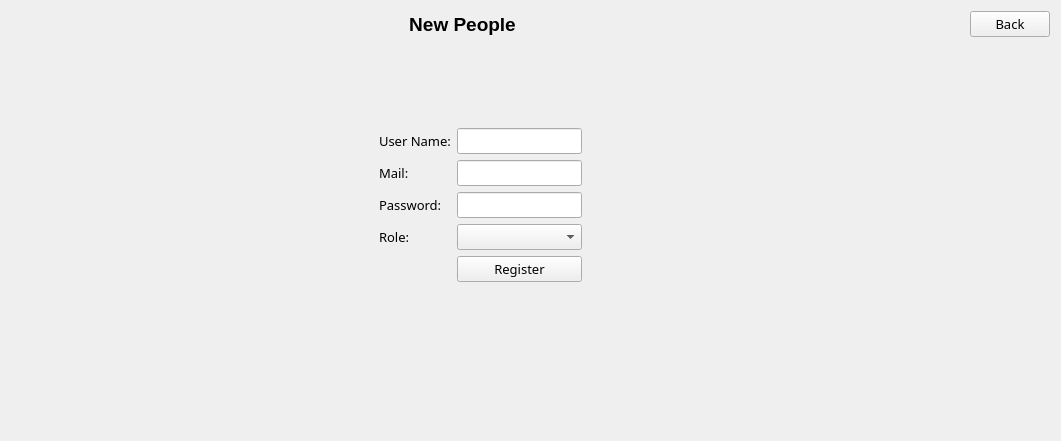
      <widget class="QWidget" name="pageAddNew">
       <layout class="QVBoxLayout" name="verticalLayout_4">
        <item>
         <layout class="QHBoxLayout" name="horizontalLayout_5">
          <item>
           <spacer name="horizontalSpacer_6">
            <property name="orientation">
             <enum>Qt::Horizontal</enum>
            </property>
            <property name="sizeHint" stdset="0">
             <size>
              <width>378</width>
              <height>20</height>
             </size>
            </property>
           </spacer>
          </item>
          <item>
           <widget class="QLabel" name="label_78">
            <property name="font">
             <font>
              <pointsize>14</pointsize>
              <weight>75</weight>
              <italic>false</italic>
              <bold>true</bold>
              <underline>false</underline>
             </font>
            </property>
            <property name="text">
             <string>New People</string>
            </property>
            <property name="alignment">
             <set>Qt::AlignCenter</set>
            </property>
           </widget>
          </item>
          <item>
           <spacer name="horizontalSpacer_12">
            <property name="orientation">
             <enum>Qt::Horizontal</enum>
            </property>
            <property name="sizeHint" stdset="0">
             <size>
              <width>448</width>
              <height>20</height>
             </size>
            </property>
           </spacer>
          </item>
          <item>
           <widget class="QPushButton" name="pushButton">
            <property name="font">
             <font>
              <family>Nokia Standard Multiscript</family>
              <pointsize>10</pointsize>
             </font>
            </property>
            <property name="text">
             <string>Back</string>
            </property>
           </widget>
          </item>
         </layout>
        </item>
        <item>
         <spacer name="verticalSpacer_5">
          <property name="orientation">
           <enum>Qt::Vertical</enum>
          </property>
          <property name="sizeHint" stdset="0">
           <size>
            <width>20</width>
            <height>85</height>
           </size>
          </property>
         </spacer>
        </item>
        <item>
         <layout class="QHBoxLayout" name="horizontalLayout_6">
          <item>
           <spacer name="horizontalSpacer_13">
            <property name="orientation">
             <enum>Qt::Horizontal</enum>
            </property>
            <property name="sizeHint" stdset="0">
             <size>
              <width>368</width>
              <height>20</height>
             </size>
            </property>
           </spacer>
          </item>
          <item>
           <layout class="QGridLayout" name="gridLayout_8">
            <item row="0" column="0">
             <widget class="QLabel" name="label_79">
              <property name="font">
               <font>
                <family>Nokia Standard Multiscript</family>
                <pointsize>10</pointsize>
               </font>
              </property>
              <property name="text">
               <string>User Name:</string>
              </property>
             </widget>
            </item>
            <item row="0" column="1">
             <widget class="QLineEdit" name="lineEditRegUserEmp">
              <property name="font">
               <font>
                <family>Nokia Standard Multiscript</family>
                <pointsize>10</pointsize>
               </font>
              </property>
              <property name="maxLength">
               <number>36</number>
              </property>
             </widget>
            </item>
            <item row="1" column="0">
             <widget class="QLabel" name="label_80">
              <property name="font">
               <font>
                <family>Nokia Standard Multiscript</family>
                <pointsize>10</pointsize>
               </font>
              </property>
              <property name="text">
               <string>Mail:</string>
              </property>
             </widget>
            </item>
            <item row="1" column="1">
             <widget class="QLineEdit" name="lineEditRegMailEmp">
              <property name="font">
               <font>
                <family>Nokia Standard Multiscript</family>
                <pointsize>10</pointsize>
               </font>
              </property>
              <property name="maxLength">
               <number>48</number>
              </property>
             </widget>
            </item>
            <item row="2" column="0">
             <widget class="QLabel" name="label_81">
              <property name="font">
               <font>
                <family>Nokia Standard Multiscript</family>
                <pointsize>10</pointsize>
               </font>
              </property>
              <property name="text">
               <string>Password:</string>
              </property>
             </widget>
            </item>
            <item row="2" column="1">
             <widget class="QLineEdit" name="lineEditRegEmpPwd">
              <property name="font">
               <font>
                <family>Nokia Standard Multiscript</family>
                <pointsize>10</pointsize>
               </font>
              </property>
              <property name="maxLength">
               <number>24</number>
              </property>
              <property name="echoMode">
               <enum>QLineEdit::Password</enum>
              </property>
             </widget>
            </item>
            <item row="3" column="0">
             <widget class="QLabel" name="label_82">
              <property name="font">
               <font>
                <family>Nokia Standard Multiscript</family>
                <pointsize>10</pointsize>
               </font>
              </property>
              <property name="text">
               <string>Role:</string>
              </property>
             </widget>
            </item>
            <item row="3" column="1">
             <widget class="QComboBox" name="comboBoxSelectRole">
              <property name="font">
               <font>
                <family>Nokia Standard Multiscript</family>
                <pointsize>10</pointsize>
               </font>
              </property>
             </widget>
            </item>
            <item row="4" column="1">
             <widget class="QPushButton" name="pushButtonRegNewEMp">
              <property name="font">
               <font>
                <family>Nokia Standard Multiscript</family>
                <pointsize>10</pointsize>
               </font>
              </property>
              <property name="text">
               <string>Register</string>
              </property>
             </widget>
            </item>
           </layout>
          </item>
          <item>
           <spacer name="horizontalSpacer_14">
            <property name="orientation">
             <enum>Qt::Horizontal</enum>
            </property>
            <property name="sizeHint" stdset="0">
             <size>
              <width>468</width>
              <height>20</height>
             </size>
            </property>
           </spacer>
          </item>
         </layout>
        </item>
        <item>
         <spacer name="verticalSpacer_6">
          <property name="orientation">
           <enum>Qt::Vertical</enum>
          </property>
          <property name="sizeHint" stdset="0">
           <size>
            <width>20</width>
            <height>148</height>
           </size>
          </property>
         </spacer>
        </item>
       </layout>
      </widget>
